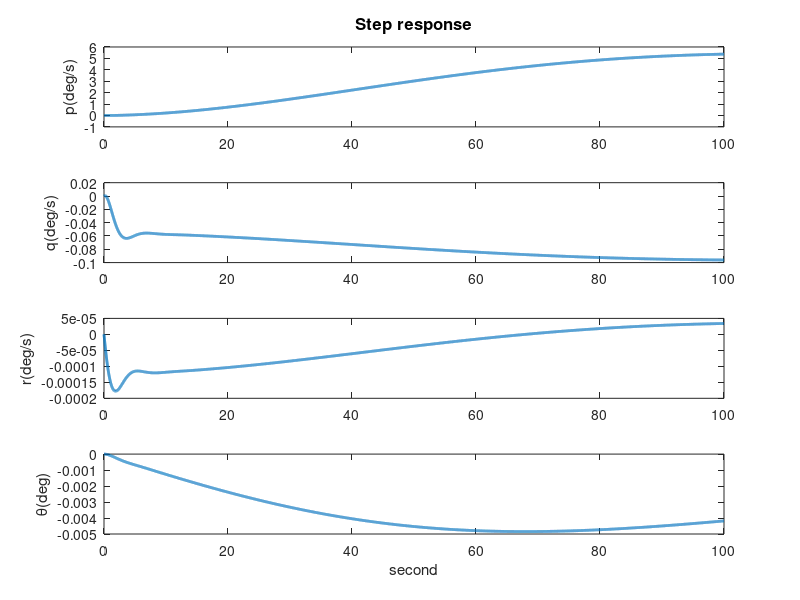

The MATLAB source for this figure: (Note: this script raises an error after producing the figure.)
A = [-0.0239 -0.0494 0 -32.2;
    -0.0145 -0.577 347 0;
    -8.396*10^-7 -2.393*10^-3 -0.583 0;
    0 0 1 0]
B = [0;
    34.703;
    -0.674;
    0]
C = eye(4);
D = [0];

states = {'u' 'w' 'q' 'theta'}
inputs = {'elevator'}
outputs = {'u' 'w' 'q' 'theta'}

sys = ss(A,B,C,D,'statename',states,'inputname',inputs,'outputname',outputs)
tfsys = tf(sys)
P_Pitch = tfsys(4)

figure(1)
t = [0:0.01:100]; 
[y,t] = step(1/57.3*tfsys,t);
subplot(4,1,1)
plot(t,y(:,1)/57.3,'LineWidth',2)
title('Step response','FontSize',12)
ylabel('p(deg/s)')

subplot(4,1,2)
plot(t,y(:,2)/57.3,'LineWidth',2) 
ylabel('q(deg/s)')

subplot(4,1,3)
plot(t,y(:,3)/57.3,'LineWidth',2)
ylabel('r(deg/s)')

subplot(4,1,4)
plot(t,y(:,4)/57.3,'LineWidth',2)
ylabel('\theta(deg)')
xlabel('second')


figure(2)
[y,t] = step(1/57.3*P_Pitch,t);
plot(t,y/57.3,'LineWidth',2)
ylabel('pitch angle (degree)');
title('Open-loop Step Response');

figure(3)
rlocus(P_Pitch)

sys_cl = feedback(P_Pitch, 1)
figure(4)
pole(P_Pitch)
zero(P_Pitch)
pole(sys_cl)
step(1/57.3*sys_cl,t);
ylabel('Pitch angle \theta (degree)');

figure(5)
margin(P_Pitch)
grid on

figure(6)
nyquist(P_Pitch)
xlabel('Real Axis');
ylabel('Imaginary Axis');
grid on

figure(7)
sys_cl = feedback(0.0552 * P_Pitch, 1)
step(1/57.3*sys_cl,t);
ylabel('Pitch angle \theta (degree)');

controlSystemDesigner('rlocus', P_Pitch)

s = tf('s')
sys_c2 = feedback(-0.0043295*(1+1.4*s)*(1+22*s)/s * P_Pitch, 1)
step(1/57.3*sys_c2,600);
margin(sys_c2)

u = ones(size(t));
x0 = [0 0 0 0];
p = [-1 -2 -3 -4]
K = place(A,B,p)
sys_c3 = ss((A-B*K),B,C,D,'statename',states,'inputname',inputs,'outputname',outputs)
tfsys3 = tf(sys_c3)

figure(1)
t = [0:0.01:100]; 
[y,t] = step(1/57.3*tfsys3,t);
subplot(4,1,1)
plot(t,y(:,1)/57.3,'LineWidth',2)
title('Step response','FontSize',12)
ylabel('p(deg/s)')

subplot(4,1,2)
plot(t,y(:,2)/57.3,'LineWidth',2) 
ylabel('q(deg/s)')

subplot(4,1,3)
plot(t,y(:,3)/57.3,'LineWidth',2)
ylabel('r(deg/s)')

subplot(4,1,4)
plot(t,y(:,4)/57.3,'LineWidth',2)
ylabel('\theta(deg)')
xlabel('second')


for i = 1:1:4
    stepinfo(1/57.3 * sys_c3(i))
end
